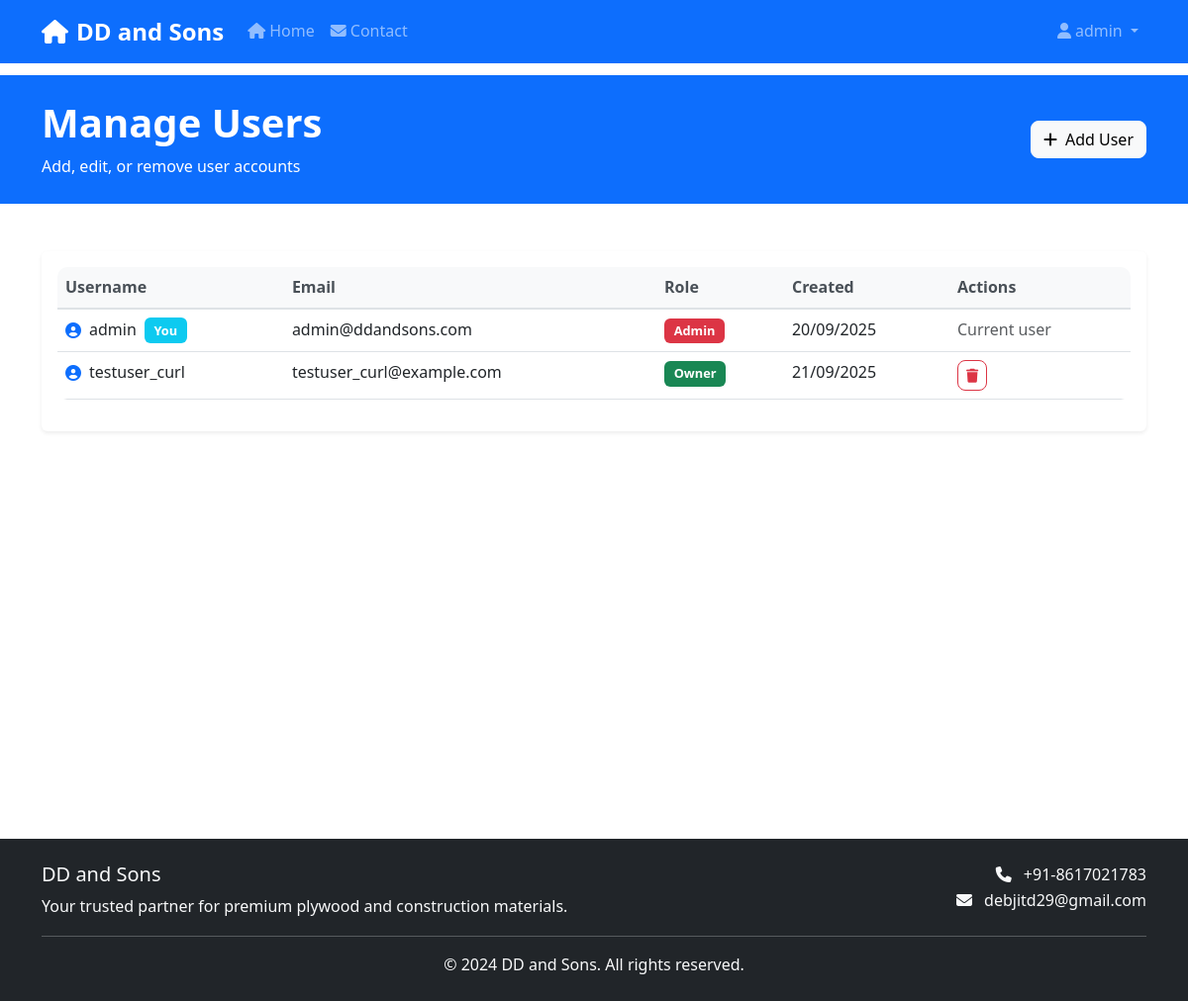
Before: /admin/users (signed in) with the older database file.
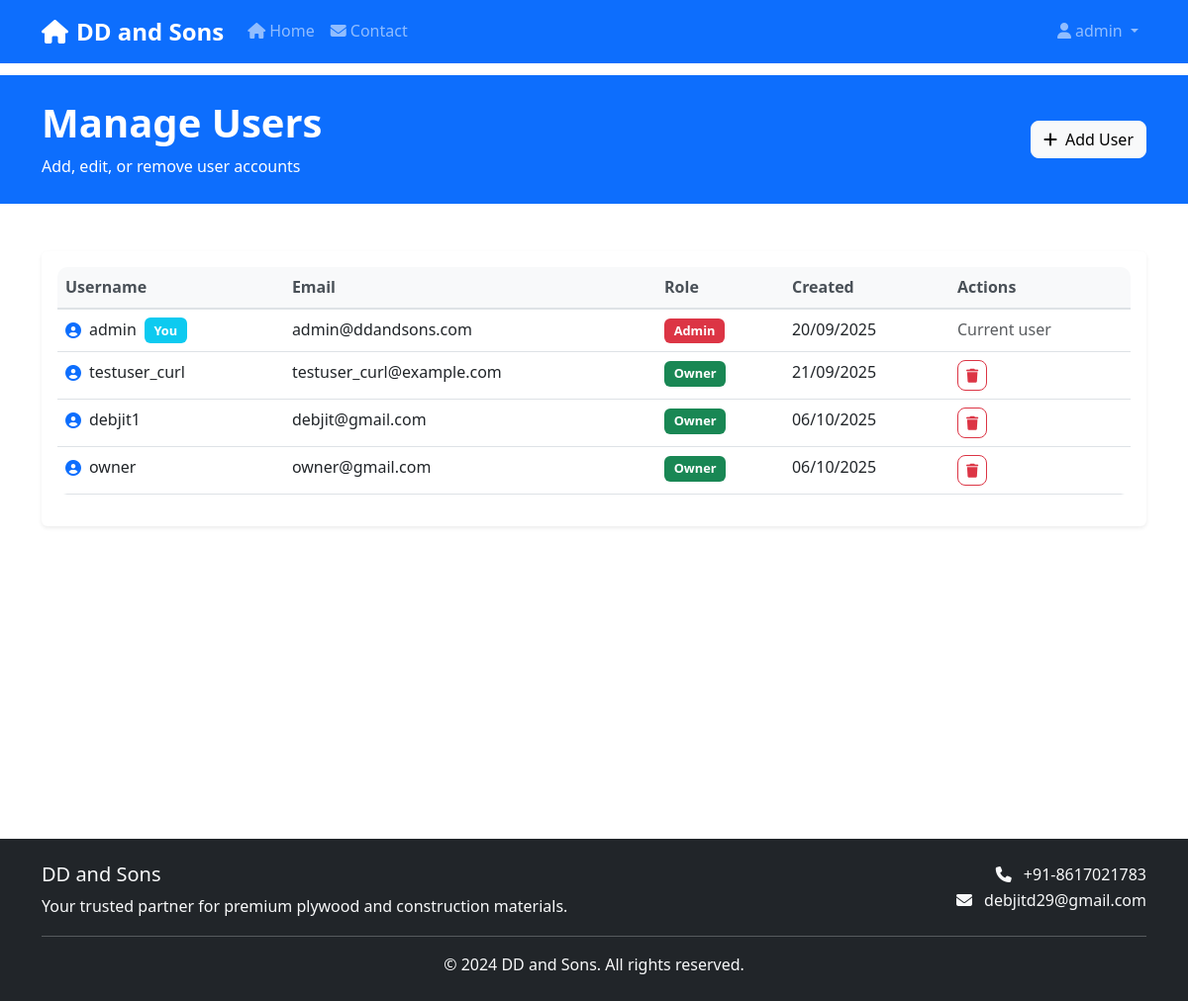
After: the same page with the newer database file.
### app.py (models this page shows)
class User(db.Model):
    id = db.Column(db.Integer, primary_key=True)
    username = db.Column(db.String(80), unique=True, nullable=False)
    email = db.Column(db.String(120), unique=True, nullable=False)
    password_hash = db.Column(db.String(128), nullable=False)
    role = db.Column(db.String(20), nullable=False, default='owner')  # admin, owner
    created_at = db.Column(db.DateTime, default=datetime.utcnow)

### app.py (the view)
@app.route('/admin/users')
@admin_required
def manage_users():
    users = User.query.all()
    return render_template('admin/users.html', users=users)

### app.py (called while the page is built)
@app.before_request
def log_request_info():
    client_ip = get_client_ip()
    logger.info(f"Request: {request.method} {request.url} from IP: {client_ip}")

@app.after_request
def log_response_info(response):
    client_ip = get_client_ip()
    logger.info(f"Response: {response.status_code} for {request.method} {request.url} from IP: {client_ip}")
    return response

def get_client_ip():
    if request.headers.get('X-Forwarded-For'):
        return request.headers.get('X-Forwarded-For').split(',')[0].strip()
    elif request.headers.get('X-Real-IP'):
        return request.headers.get('X-Real-IP')
    else:
        return request.remote_addr

def admin_required(f):
    from functools import wraps
    @wraps(f)
    def decorated_function(*args, **kwargs):
        if 'user_id' not in session:
            flash('Please log in to access this page.', 'error')
            return redirect(url_for('login'))
        user = User.query.get(session['user_id'])
        if not user or user.role != 'admin':
            flash('Admin access required.', 'error')
            return redirect(url_for('dashboard'))
        return f(*args, **kwargs)
    return decorated_function

### templates/admin/users.html (shortened to what this page needs)
{% extends "base.html" %}
{% block content %}
<section class="py-4 bg-primary text-white">
    <div class="container">
        <div class="row align-items-center">
            <div class="col-lg-8">
                <h1 class="display-6 fw-bold mb-2">Manage Users</h1>
                <p class="mb-0">Add, edit, or remove user accounts</p>
            </div>
            <div class="col-lg-4 text-lg-end">
                <a href="{{ url_for('add_user') }}" class="btn btn-light">
                    <i class="fas fa-plus me-2"></i>Add User
                </a>
            </div>
        </div>
    </div>
</section>
<section class="py-5">
    <div class="container">
        {% if users %}
        <div class="row">
            <div class="col-12">
                <div class="card border-0 shadow-sm">
                    <div class="card-body">
                        <div class="table-responsive">
                            <table class="table table-hover">
                                <thead>
                                    <tr>
                                        <th>Username</th>
                                        <th>Email</th>
                                        <th>Role</th>
                                        <th>Created</th>
                                        <th>Actions</th>
                                    </tr>
                                </thead>
                                <tbody>
                                    {% for user in users %}
                                    <tr>
                                        <td>
                                            <div class="d-flex align-items-center">
                                                <i class="fas fa-user-circle text-primary me-2"></i>
                                                {{ user.username }}
                                                {% if user.id == session.user_id %}
                                                <span class="badge bg-info ms-2">You</span>
                                                {% endif %}
                                            </div>
                                        </td>
                                        <td>{{ user.email }}</td>
                                        <td>
                                            <span class="badge bg-{{ 'danger' if user.role == 'admin' else 'success' }}">
                                                {{ user.role.title() }}
                                            </span>
                                        </td>
                                        <td>{{ user.created_at.strftime('%d/%m/%Y') }}</td>
                                        <td>
                                            <div class="d-flex gap-2">
                                                {% if user.id != session.user_id %}
                                                <button class="btn btn-outline-danger btn-sm"
                                                        onclick="deleteUser({{ user.id }}, '{{ user.username }}')">
                                                    <i class="fas fa-trash"></i>
                                                </button>
                                                {% else %}
                                                <span class="text-muted">Current user</span>
                                                {% endif %}
                                            </div>
                                        </td>
                                    </tr>
                                    {% endfor %}
                                </tbody>
                            </table>
                        </div>
                    </div>
                </div>
            </div>
        </div>
        {% endif %}
    </div>
</section>
{% endblock %}

### templates/base.html (shortened to what this page needs)
<!DOCTYPE html>
<html lang="en">
<head>
    <link href="https://cdn.jsdelivr.net/npm/bootstrap@5.3.0/dist/css/bootstrap.min.css" rel="stylesheet">
    <link href="https://cdnjs.cloudflare.com/ajax/libs/font-awesome/6.4.0/css/all.min.css" rel="stylesheet">
    <link href="{{ url_for('static', filename='css/style.css') }}" rel="stylesheet">
</head>
<body>
    <nav class="navbar navbar-expand-lg navbar-dark bg-primary fixed-top">
        <div class="container">
            <a class="navbar-brand fw-bold" href="{{ url_for('index') }}">
                <i class="fas fa-home me-2"></i>DD and Sons
            </a>
            <div class="collapse navbar-collapse" id="navbarNav">
                <ul class="navbar-nav me-auto">
                    <li class="nav-item">
                        <a class="nav-link" href="{{ url_for('index') }}">
                            <i class="fas fa-home me-1"></i>Home
                        </a>
                    </li>
                    <li class="nav-item">
                        <a class="nav-link" href="{{ url_for('contact') }}">
                            <i class="fas fa-envelope me-1"></i>Contact
                        </a>
                    </li>
                </ul>
                <ul class="navbar-nav">
                    {% if session.user_id %}
                        <li class="nav-item dropdown">
                            <a class="nav-link dropdown-toggle" href="#" role="button" data-bs-toggle="dropdown">
                                <i class="fas fa-user me-1"></i>{{ session.username }}
                            </a>
                        </li>
                    {% else %}
                        <li class="nav-item">
                            <a class="nav-link" href="{{ url_for('login') }}">
                                <i class="fas fa-sign-in-alt me-1"></i>Login
                            </a>
                        </li>
                    {% endif %}
                </ul>
            </div>
        </div>
    </nav>
    <main class="main-content">
        {% block content %}{% endblock %}
    </main>
    <footer class="bg-dark text-light py-4 mt-5">
        <div class="container">
            <div class="row">
                <div class="col-md-6">
                    <h5>DD and Sons</h5>
                    <p class="mb-0">Your trusted partner for premium plywood and construction materials.</p>
                </div>
                <div class="col-md-6 text-md-end">
                    <p class="mb-0">
                        <i class="fas fa-phone me-2"></i>
                        <a href="tel:+918617021783" class="text-light text-decoration-none">+91-8617021783</a>
                    </p>
                    <p class="mb-0">
                        <i class="fas fa-envelope me-2"></i>
                        <a href="mailto:debjitd29@gmail.com" class="text-light text-decoration-none">debjitd29@gmail.com</a>
                    </p>
                </div>
            </div>
            <hr class="my-3">
            <div class="row">
                <div class="col-12 text-center">
                    <p class="mb-0">&copy; 2024 DD and Sons. All rights reserved.</p>
                </div>
            </div>
        </div>
    </footer>
</body>
</html>

### static/css/style.css (style rules this page uses)
body { font-family: 'Segoe UI', Tahoma, Geneva, Verdana, sans-serif; line-height: 1.6; }
.main-content { margin-top: 76px; min-height: calc(100vh - 76px); }
.navbar-brand { font-size: 1.5rem; font-weight: 700; }
.navbar-nav .nav-link { font-weight: 500; transition: color 0.3s ease; }
.card { transition: transform 0.3s ease, box-shadow 0.3s ease; border: none; }
.btn { border-radius: 8px; font-weight: 500; transition: all 0.3s ease; }
.table { border-radius: 10px; overflow: hidden; }
.table thead th { background-color: #f8f9fa; border-bottom: 2px solid #dee2e6; font-weight: 600; color: #495057; }
.badge { font-size: 0.8rem; padding: 0.5em 0.75em; }

Changed rows visible on the page:
added User: username "debjit1", email "debjit@gmail.com", role "Owner", created_at "06/10/2025"
added User: username "owner", email "owner@gmail.com", role "Owner", created_at "06/10/2025"
